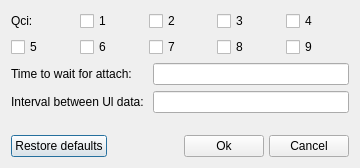
<?xml version="1.0" encoding="UTF-8"?>
<ui version="4.0">
 <class>ServiceReqForm</class>
 <widget class="QDialog" name="ServiceReqForm">
  <property name="geometry">
   <rect>
    <x>0</x>
    <y>0</y>
    <width>360</width>
    <height>168</height>
   </rect>
  </property>
  <property name="windowTitle">
   <string>Dialog</string>
  </property>
  <layout class="QVBoxLayout" name="verticalLayout_2">
   <item>
    <layout class="QVBoxLayout" name="verticalLayout">
     <item>
      <layout class="QVBoxLayout" name="verticalLayout_3">
       <item>
        <layout class="QHBoxLayout" name="horizontalLayout">
         <item>
          <widget class="QLabel" name="label_5">
           <property name="text">
            <string>Qci:</string>
           </property>
          </widget>
         </item>
         <item>
          <widget class="QCheckBox" name="qci1">
           <property name="text">
            <string>1</string>
           </property>
          </widget>
         </item>
         <item>
          <widget class="QCheckBox" name="qci2">
           <property name="text">
            <string>2</string>
           </property>
          </widget>
         </item>
         <item>
          <widget class="QCheckBox" name="qci3">
           <property name="text">
            <string>3</string>
           </property>
          </widget>
         </item>
         <item>
          <widget class="QCheckBox" name="qci4">
           <property name="text">
            <string>4</string>
           </property>
          </widget>
         </item>
        </layout>
       </item>
       <item>
        <layout class="QHBoxLayout" name="horizontalLayout_3">
         <item>
          <widget class="QCheckBox" name="qci5">
           <property name="text">
            <string>5</string>
           </property>
          </widget>
         </item>
         <item>
          <widget class="QCheckBox" name="qci6">
           <property name="text">
            <string>6</string>
           </property>
          </widget>
         </item>
         <item>
          <widget class="QCheckBox" name="qci7">
           <property name="text">
            <string>7</string>
           </property>
          </widget>
         </item>
         <item>
          <widget class="QCheckBox" name="qci8">
           <property name="text">
            <string>8</string>
           </property>
          </widget>
         </item>
         <item>
          <widget class="QCheckBox" name="qci9">
           <property name="text">
            <string>9</string>
           </property>
          </widget>
         </item>
        </layout>
       </item>
      </layout>
     </item>
     <item>
      <layout class="QFormLayout" name="formLayout">
       <item row="0" column="0">
        <widget class="QLabel" name="label">
         <property name="text">
          <string>Time to wait for attach:</string>
         </property>
        </widget>
       </item>
       <item row="0" column="1">
        <widget class="QLineEdit" name="timeToWaitForAttach"/>
       </item>
       <item row="1" column="0">
        <widget class="QLabel" name="label_2">
         <property name="text">
          <string>Interval between Ul data: </string>
         </property>
        </widget>
       </item>
       <item row="1" column="1">
        <widget class="QLineEdit" name="IntervalBetweenUlData"/>
       </item>
      </layout>
     </item>
    </layout>
   </item>
   <item>
    <layout class="QHBoxLayout" name="horizontalLayout_2">
     <property name="spacing">
      <number>5</number>
     </property>
     <item>
      <widget class="QPushButton" name="restoreButton">
       <property name="text">
        <string>Restore defaults</string>
       </property>
      </widget>
     </item>
     <item>
      <spacer name="horizontalSpacer">
       <property name="orientation">
        <enum>Qt::Horizontal</enum>
       </property>
       <property name="sizeHint" stdset="0">
        <size>
         <width>40</width>
         <height>20</height>
        </size>
       </property>
      </spacer>
     </item>
     <item>
      <widget class="QPushButton" name="okButton">
       <property name="text">
        <string>Ok</string>
       </property>
      </widget>
     </item>
     <item>
      <widget class="QPushButton" name="cancelButton">
       <property name="text">
        <string>Cancel</string>
       </property>
      </widget>
     </item>
    </layout>
   </item>
  </layout>
 </widget>
 <resources/>
 <connections/>
</ui>
